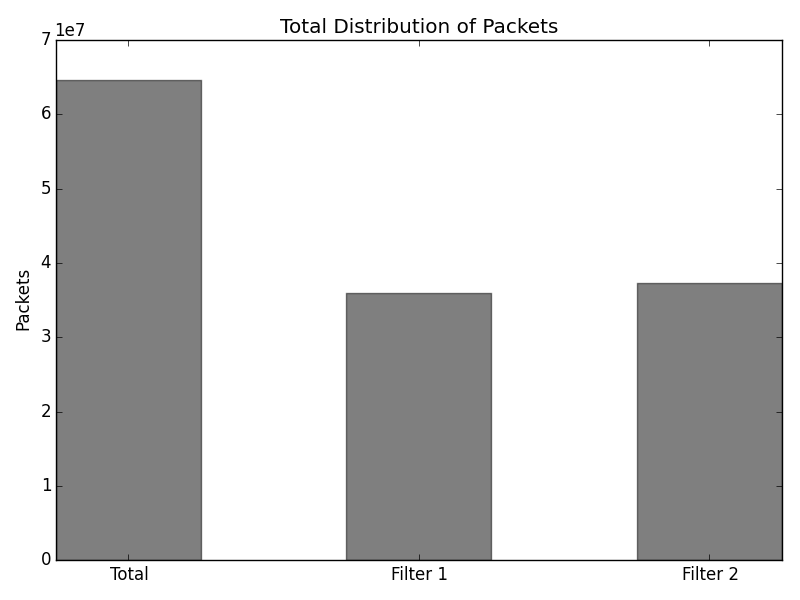

This chart was generated by the following Python code:
"""
Bar chart demo with pairs of bars grouped for easy comparison.
"""
import numpy as np
import matplotlib.pyplot as plt


n_groups = 3


usage = (64653855, 36008406, 37311035)

fig, ax = plt.subplots()

index = np.arange(n_groups)
bar_width = 0.5

opacity = 0.5
error_config = {'ecolor': '0.3'}

rects1 = plt.bar(index, usage, bar_width,
                 alpha=opacity,
                 color='black',
                 error_kw=error_config,
                 label='')

plt.xlabel('')
plt.ylabel('Packets')
plt.title('Total Distribution of Packets')
plt.xticks(index + (bar_width/2), ('Total', 'Filter 1', 'Filter 2'))
plt.legend()

plt.tight_layout()
plt.show()
